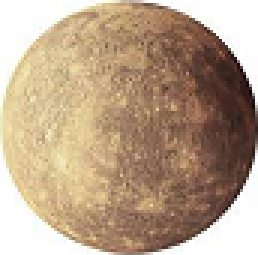
#> input picture Week_5/Mercury.png, 86 x 85 px, found by its file name (shown 3 times larger)
$ python exoplanets_scatter_plot_feedback_vol5.py
#> lines starting #> are read from the running program, lines starting #| are printed output that depends on the picture
### planets.py
# Computational Methods - Week_1
# Exercise 1.1
# Define a function to calculate the density of Earth depending on its mass and radius.
# Use Earth values: M=5.972 × 10^24 kg, R=6371 km
# Print the density (in kg/m^3)

from math import pi

def density (M,R):
    return (M/((4/3)*pi*R**3))

Earth_density = density(5.972*10**24,6371*10**3)
#print("Earth's density = ", Earth_density, "kg/m^3")


### exoplanets_scatter_plot_feedback_vol5.py
# Computational Methods - Week_5
#Produce a scatter plot of all exoplanets, with mass in Earth masses on the x-axis
#and radius in Earth radii on the y-axis.
#Adapt the colors of the data points to the density of the planet.

import pandas as pd
import planets
import matplotlib.pyplot as plt
from matplotlib.colors import ListedColormap
import matplotlib.image as image
from matplotlib.offsetbox import (OffsetImage, AnnotationBbox)

Earth_density = planets.density(5.972*10**24,6371*10**3)
print("Earth's density = ", Earth_density, "kg/m^3")

df = pd.read_csv("exoplanet.csv", usecols = ['# name','mass', 'radius'])
#> (reads exoplanet.csv from the repository)
#Convert the masses and radii from Jupiter masses/radius to Earth masses and radii
df['mass'] = (df['mass'] * 1.898 * pow(10,27)) / (5.972 * pow(10,24))
df['radius'] = (df['radius'] * 6.9911 * pow(10,7)) / (6.371 * pow(10, 6))

#Convert the masses and radii from Earth masses/radius to kg and m to calculate density
df['mass_kg'] = df['mass'] * 5.972 * pow(10,24)
df['radius_m'] = df['radius'] * 6.371 * pow(10, 6)
df['density'] = planets.density(df['mass_kg'], df['radius_m'])

#new dataframe to store mass, radius values for terrestial planets in our solar system
df2 = pd.DataFrame({'name': ['Mercury', 'Venus', 'Earth', 'Mars'],
                   'mass': [0.055, 0.815, 1, 0.107],
                   'radius': [0.383, 0.95, 1, 0.532]})


fig, ax = plt.subplots()
#Insert in the exoplanets scatterplot our terrestial planets
terrestial_planets = ['Mercury', 'Venus', 'Earth', 'Mars']
colors = ListedColormap(['g', 'y', 'b', 'r'])
# indexes that correspond to colors: 1st datapoint 0 green, 2nd datapoint 1 yellow etc
values = [0,1,2,3]
mass_planet = df2['mass']
radius_planet = df2['radius']
im2 = ax.scatter(mass_planet, radius_planet, c=values, cmap = colors, s=100, zorder = 3)
plt.legend(handles=im2.legend_elements()[0], labels = terrestial_planets)

#Insert images for our planets using a for loop
image_files = ['Mercury.png', 'Venus.png', 'Earth.png', 'Mars.png']
for planet, file in zip(terrestial_planets, image_files):
    planet_image = image.imread(file)
#> planet_image is the input picture: shape (85, 86, 4) float32; mean R, G, B, A 0.619, 0.525, 0.43, 0.891
    imagebox = OffsetImage(planet_image,
                           zoom = 0.05 if (planet == 'Earth' or planet == 'Venus') else 0.12)
    abox = AnnotationBbox(imagebox, (df2.mass[df2.name.loc[df2.name == planet].index[0]],
                                     df2.radius[df2.name.loc[df2.name == planet].index[0]]),
    frameon=False)
    ax.add_artist(abox)


#Calculate outliers using IQR
Q1 = df['density'].quantile(0.25)
#> Q1 = 4870.6
Q3 = df['density'].quantile(0.75)
IQR = Q3 - Q1
#> IQR = 4638.7
lower_lim = Q1 - 1.5 * IQR
#> lower_lim = -2087.4
upper_lim = Q3 + 1.5 * IQR
#> upper_lim = 16467.2
no_outliers = df.density[(lower_lim < df.density) &  (df.density < upper_lim)]
outliers = df.density[(lower_lim >= df.density) |  (df.density >= upper_lim)]

#create a new dataframe for no_outliers
df_IQR = df[(lower_lim < df.density) & (df.density < upper_lim)]
#> df_IQR = table of 150 rows and 6 columns

mass_IQR = df_IQR['mass']
radius_IQR = df_IQR['radius']

im = ax.scatter(mass_IQR, radius_IQR,
                c = no_outliers, zorder = 2, cmap = 'copper')


cbar = fig.colorbar(im, ax=ax)


ax.set(xlabel = 'Planet mass (Earth mass)', ylabel = 'Planet radius (Earth radii)',
       title = 'Potentially rocky exoplanets')
cbar.set_label('density (kg/$m^{3}$)')
#ax.set_xlim(0, 10)
#ax.set_ylim(0, 2)
ax.grid(zorder = 0)

#for loop to enter the planet names in the graph
terrestial_planets_mass = df2['mass'].tolist()
terrestial_planets_radius = df2['radius'].tolist()
for i,j,z in zip(terrestial_planets_mass, terrestial_planets_radius, terrestial_planets):
    plt.text(i, j, z,
          horizontalalignment = 'left',
          verticalalignment = 'top',
          zorder = 4)


fig.savefig("Week_5_pics.png", dpi=200)
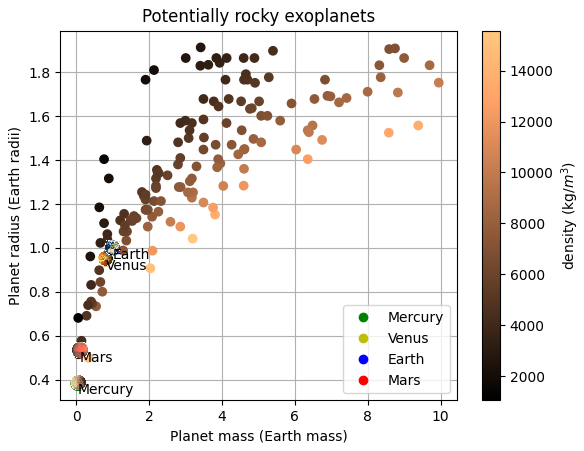
#> figure drawn by matplotlib, 2 panels
